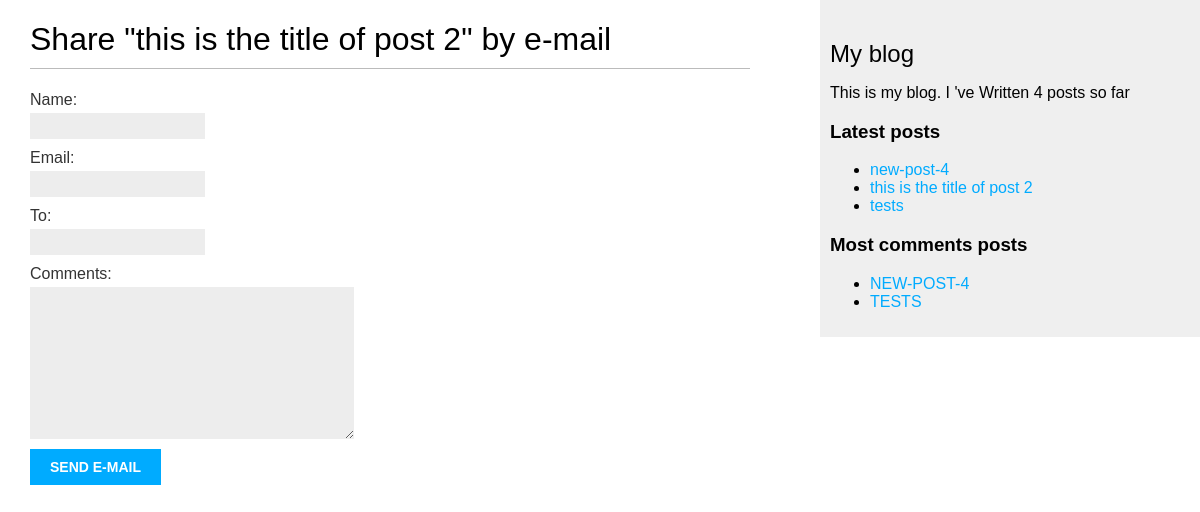
/blog/2/share/, run on an earlier commit of the app's database.
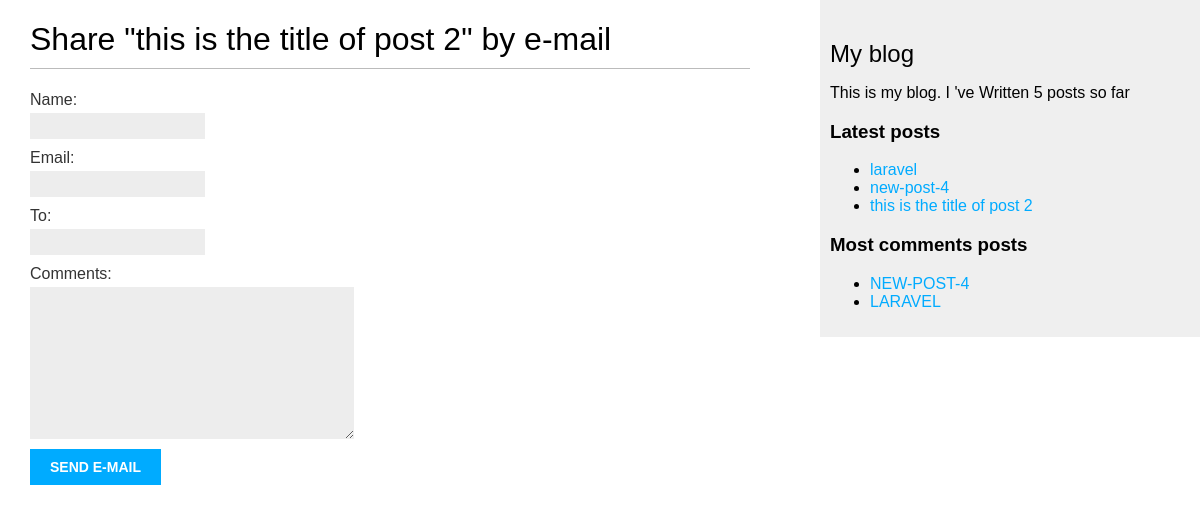
And on a later commit of the database.
### blog/models.py (models this page shows, shortened)
class Post(models.Model):
    class Status(models.TextChoices):
        DRAFT='Df','Draft'
        PUBLISHED='PB','Published'
    title=models.CharField(max_length=250)
    slug=models.SlugField(max_length=250,unique_for_date='publish')
    author=models.ForeignKey(User,on_delete=models.CASCADE,related_name='blog_posts')
    body=models.TextField()
    publish=models.DateTimeField(default=timezone.now)
    created=models.DateTimeField(auto_now_add=True)
    updated=models.DateTimeField(auto_now=True)
    status=models.CharField(max_length=2,choices=Status.choices,default=Status.DRAFT)
    tags = TaggableManager()
    class Meta:
        ordering=['-publish']
        indexes=[
            models.Index(fields=['-publish']),
        ]
    def get_absolute_url(self):
        return reverse("blog:post_detail",args=[
            self.publish.year,
            self.publish.month,
            self.publish.day,
            self.slug,
        ])

### blog/views.py (the view)
# urls.py: path('<int:post_id>/share/',views.post_share,name='post_share'),
def post_share(request,post_id):
    post = get_object_or_404(Post,id=post_id,status=Post.Status.PUBLISHED)
    sent = False
    if request.method == 'POST':
        form=EmailPostForm(request.POST)
        if form.is_valid():
            cd = form.cleaned_data
            post_url = request.build_absolute_uri(post.get_absolute_url())
            subject = f"{cd['name']} recommends you read {post.title}"
            message = f"Read {post.title} at {post_url} \n {cd['name']}\'s comments: {cd['comments']}"
            send_mail(subject, message, 'abdelkarimmohamedali81@gmail.com', [cd['to']])
            sent=True
    else:
         form=EmailPostForm()
    return render(request,'blog/post/share.html',{'post':post,'form':form,'sent':sent})

### blog/forms.py
class EmailPostForm(forms.Form):
    name=forms.CharField(max_length=25)
    email=forms.EmailField()
    to=forms.EmailField()
    comments=forms.CharField(required=False,widget=forms.Textarea)

### blog/templatetags/blog_tags.py (called while the page is built)
@register.simple_tag
def total_posts():
    return Post.objects.count()

@register.inclusion_tag('blog/post/latest_posts.html')
def show_latest_posts(count=5):
    latest_posts=Post.objects.order_by('-publish')[:count]
    return {'latest_posts': latest_posts}

@register.simple_tag
def get_most_commented_posts(count=2):
    return Post.objects.annotate(total_comments=Count('comments')).order_by('-total_comments')[:count]

### blog/templates/blog/post/share.html (shortened to what this page needs)
{% extends "blog/base.html" %}
{% block content %}
{% if sent %}
<h1>E-mail successfully sent</h1>
<p>
    "{{ post.title }}" was successfully sent to {{ form.cleaned_data.to }}.
</p>
{% else %}
<h1>Share "{{ post.title }}" by e-mail</h1>
<form method="post">
    {{ form.as_p }}
    <input type="submit" value="Send e-mail">
</form>
{% endif %}
{% endblock %}

### blog/templates/blog/base.html (shortened to what this page needs)
{% load static %}
{% load blog_tags %}
<!DOCTYPE html>
<html>
<head>
    <link href="{% static 'css/blog.css' %}" rel="stylesheet">
</head>
<body>
    <div id="content">
        {% block content %}
        {% endblock %}
    </div>
    <div id="sidebar">
        <h2>My blog</h2>
        <p>
            This is my blog.
            I 've Written {% total_posts %} posts so far
        </p>
        <h3>Latest posts</h3>
        {% show_latest_posts 3 %}
        <h3>Most comments posts</h3>
        {% get_most_commented_posts 2 as most_commented_posts %}
        <ul>
            {% for post in most_commented_posts %}
            <li>
                <a href="{{ post.get_absolute_url }}">{{ post.title|upper }}</a>
            </li>
            {% endfor %}
        </ul>
    </div>
</body>
</html>

### blog/templates/blog/post/latest_posts.html
<ul>
    {% for post in latest_posts %}
    <li>
        <a href="{{ post.get_absolute_url }}">{{ post.title }}</a>
    </li>
    {% endfor %}
</ul>

What changed in the data, as far as the page shows it:
no longer on this page (row unchanged): Post: title "tests", title "TESTS"
added Post: title "laravel", title "LARAVEL"
Also different on the page:
text no longer shown: "4"
text now shown: "5"
